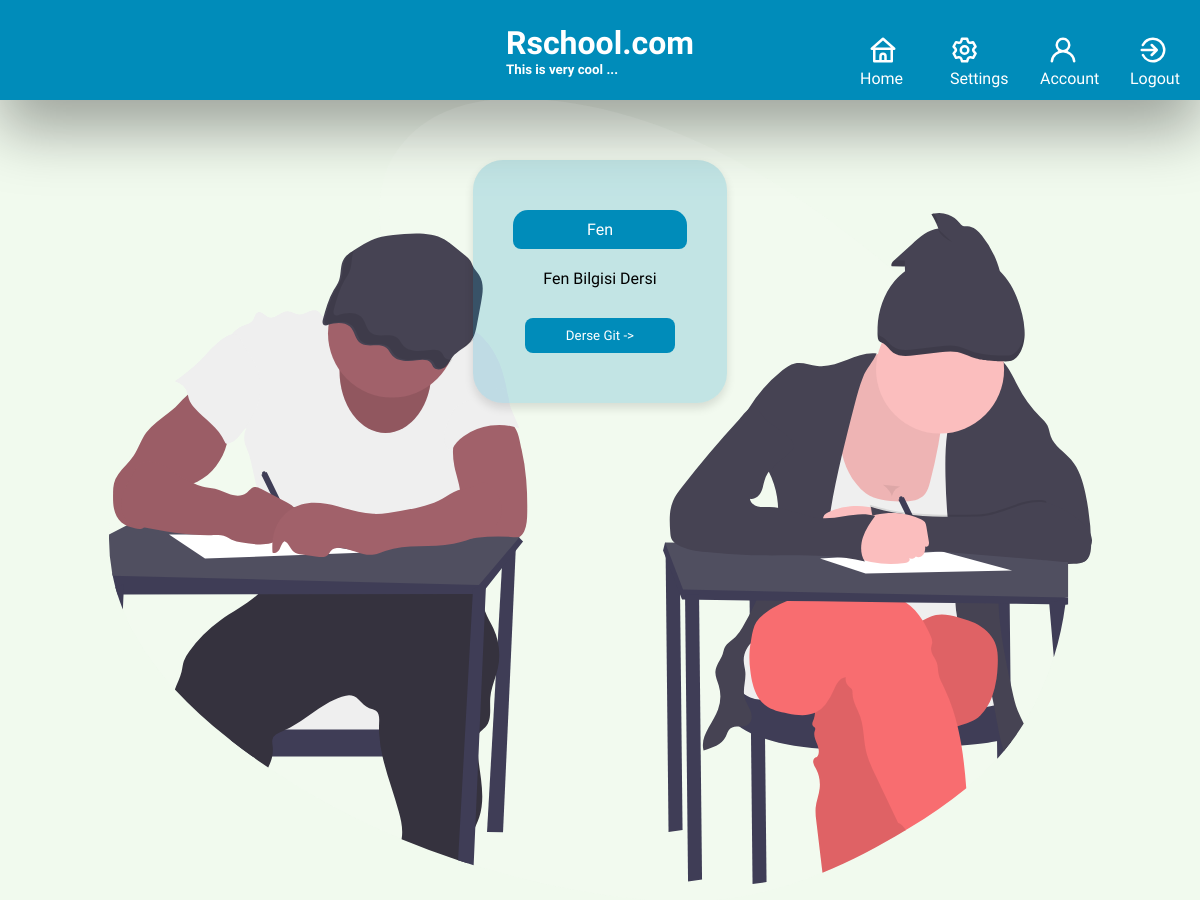
/profile/ (signed in), run on an earlier commit of the app's database.
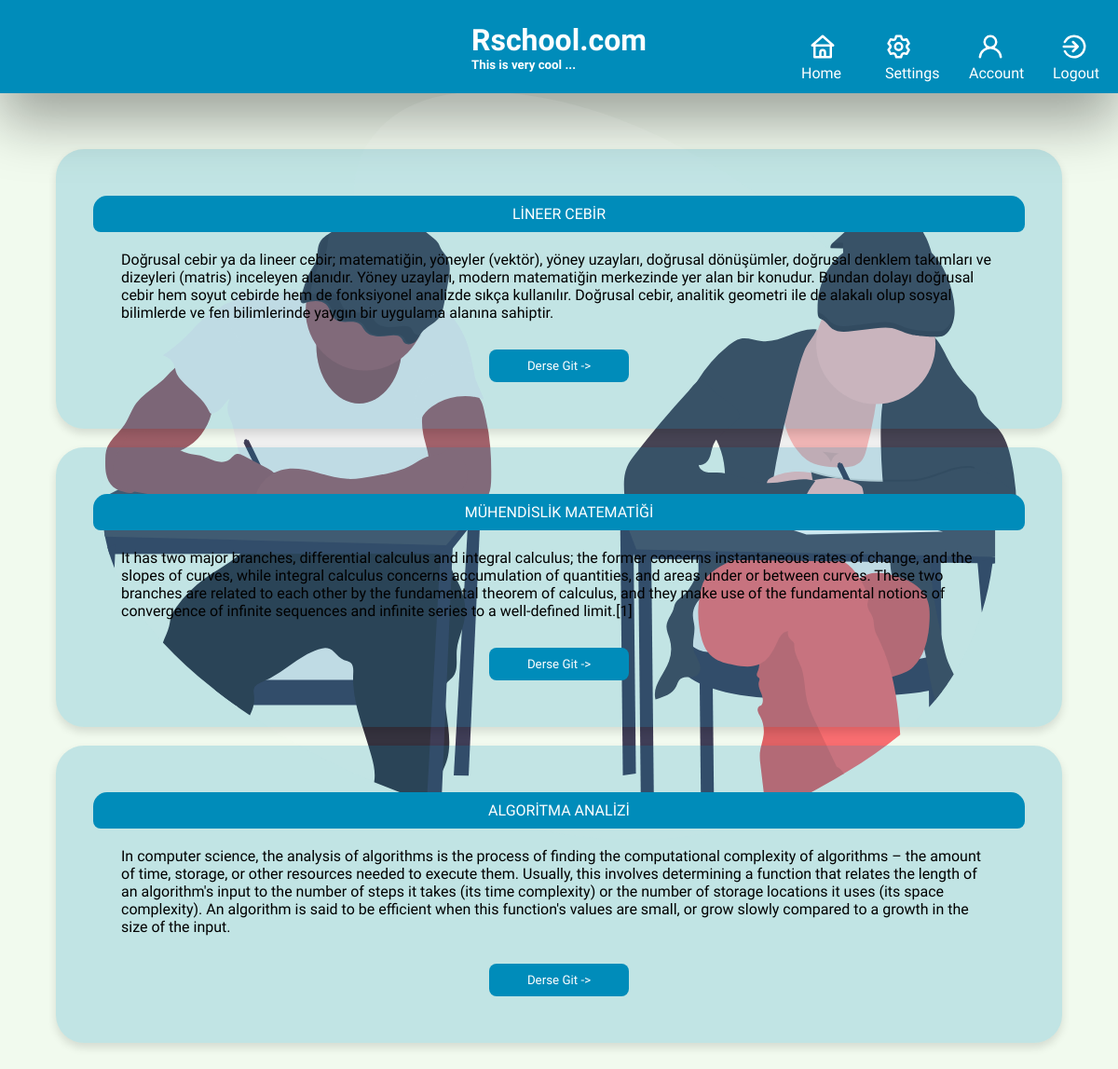
And on a later commit of the database.
### lesson/models.py (models this page shows)
class Lesson(models.Model):
	userID = models.ForeignKey(MyUser,on_delete=models.CASCADE,null=True,blank=False)
	title = models.CharField(max_length=200)
	description = models.TextField(blank=True)
	create_at = models.DateTimeField(auto_now_add=True)
	update_at = models.DateTimeField(auto_now=True)
	def __str__(self):
		return self.title

### account/views/router.py (the view)
# urls.py: path('profile/',router.profileRedirect),
def profileRedirect(request):
	if request.user.is_authenticated:
		role = request.user.role
		print("user id ", request.user.id)
		Lesson_data = Lesson.objects.filter(userID=request.user.id)
		if role:
			return render(request, 'page/profile_page/teacher_profile.html', {'data': Lesson_data})
		else:
			return render(request, 'page/profile_page/student_profile.html', {'data': Lesson_data})
	else:
		return render(request,'page/auth_pages/autherr.html')

### templates/page/profile_page/student_profile.html (shortened to what this page needs)
{% extends 'home/base.html' %}
{% load static %}
{% block css %}
    <link rel="stylesheet" href="{% static  'profile_page/student_profile.css' %}">
{% endblock %}
{% block content %}
    <div class="global-wrapper">
        <div class="lesson-wrapper flex-row">
            {% for i in data %}
                <div class="lesson-card flex">
                    <section class="lesson-name flex">
                        <p>{{ i }}</p>
                    </section>
                    <section class="lesson-detail flex">
                        {{ i.description }}
                    </section>
                    <section class="lesson-redirect flex">
                        <div id="lesson-li"><a href="{% url 'lesson' lessonID=i.id %}">
                            <button>Derse Git -></button>
                        </a></div>
                    </section>
                </div>
            {% endfor %}
        </div>
    </div>
{% endblock %}

What changed in the data, as far as the page shows it:
removed Lesson: title "Fen", description "Fen Bilgisi Dersi"
added Lesson: title "LİNEER CEBİR", description "Doğrusal cebir ya da lineer cebir; matematiğin, yöneyler (vektör), yöney uzayları, doğrusal dönüşümler, doğrusal denklem takımları ve dizeyleri (matris) inceleyen alanıdır. Yöney uzayları, modern matematiğin merkezinde yer alan bir konudur. Bundan dolayı doğrusal cebir hem soyut cebirde hem de fonksiyonel analizde sıkça kullanılır. Doğrusal cebir, analitik geometri ile de alakalı olup sosyal bilimlerde ve fen bilimlerinde yaygın bir uygulama alanına sahiptir."
added Lesson: title "MÜHENDİSLİK MATEMATİĞİ", description "It has two major branches, differential calculus and integral calculus; the former concerns instantaneous rates of change, and the slopes of curves, while integral calculus concerns accumulation of quantities, and areas under or between curves. These two branches are related to each other by the fundamental theorem of calculus, and they make use of the fundamental notions of convergence of infinite sequences and infinite series to a well-defined limit.[1]"
added Lesson: title "ALGORİTMA ANALİZİ", description "In computer science, the analysis of algorithms is the process of finding the computational complexity of algorithms – the amount of time, storage, or other resources needed to execute them. Usually, this involves determining a function that relates the length of an algorithm's input to the number of steps it takes (its time complexity) or the number of storage locations it uses (its space complexity). An algorithm is said to be efficient when this function's values are small, or grow slowly compared to a growth in the size of the input."
